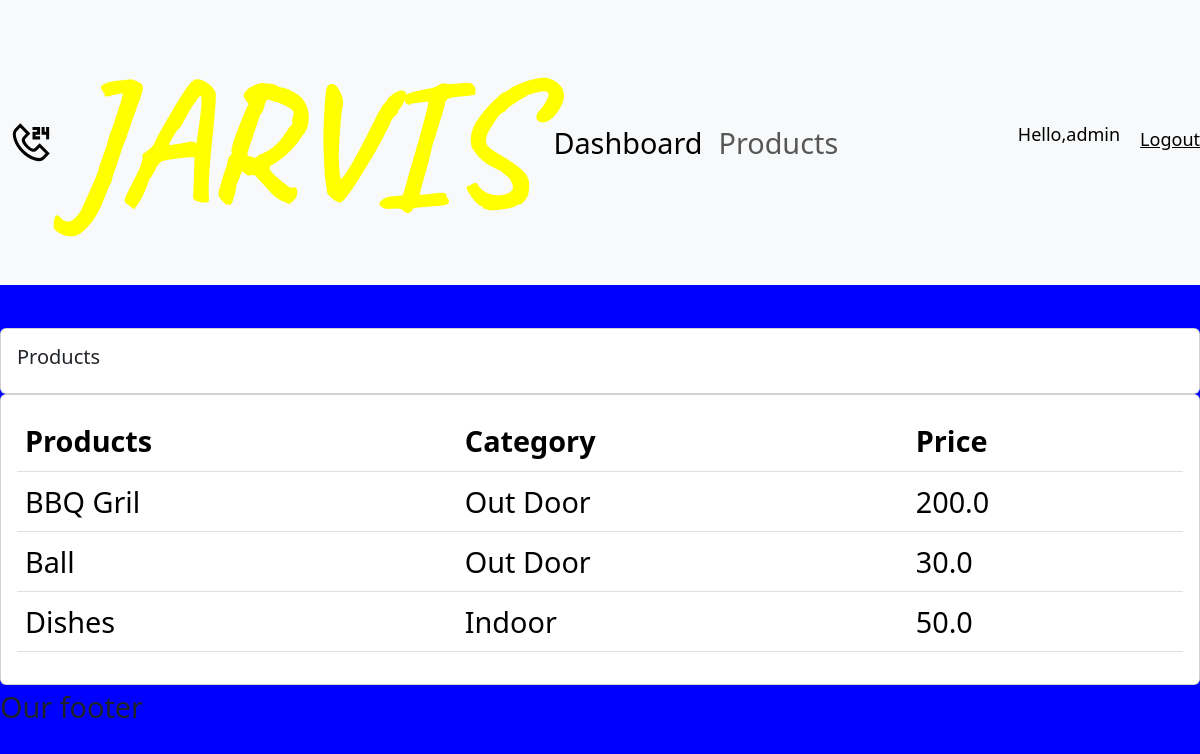
Screenshot of /products/ (signed in) with the database file from the repository.
### accounts/models.py (models this page shows, shortened)
class Products(models.Model):
    CATEGORY = (
        ('Indoor', 'Indoor'),
        ('Out Door', 'Out Door'),
    )
    name = models.CharField(max_length=255, null=True)
    price = models.FloatField(null=True)
    category = models.CharField(max_length=255, null=True, choices=CATEGORY)
    description = models.CharField(max_length=255, null=True, blank=True)
    date_created = models.DateTimeField(auto_now_add=True, null=True)
    tags = models.ManyToManyField(Tag)

### accounts/decorators.py (the view)
        def wrapper_func(request, *args, **kwargs):
            group = request.user.groups.all()[0].name
            if group in allowed_roles:
                return view_func(request, *args, **kwargs)
            else:
                return HttpResponse('You are not authorised to view this page')

### accounts/views.py (called while the page is built)
@login_required(login_url='login')
@allowed_users(allowed_roles=['admin'])
def products(request):
    products = Products.objects.all()
    return render(request, 'accounts/products.html', {'products': products})

### accounts/templates/accounts/products.html
{% extends 'accounts/main.html' %}
{% block content %}
<br/>
<div class="row">
    <div class="col-md">
        <div class="card card-body">
            <h5>Products</h5>
        </div>
        <div class="card card-body">
            <table class="table">
                <tr>
                    <th>Products</th>
                    <th>Category</th>
                    <th>Price</th>
                </tr>
                {% for i in products %}
                <tr>
                    <td>{{ i.name }}</td>
                    <td>{{ i.category }}</td>
                    <td>{{ i.price }}</td>
                </tr>
                {% endfor %}
            </table>
        </div>
    </div>
</div>
{% endblock content %}

### accounts/templates/accounts/navbar.html (shortened to what this page needs)
{% load static %}
<nav class="navbar navbar-expand-lg bg-body-tertiary">
    <div class="container-fluid">
        <a class="navbar-brand" href="#">
            <img src="{% static 'images/customer.svg' %}" alt="Customer Icon">
            <span>Jarvis</span>
        </a>
        <div class="collapse navbar-collapse" id="navbarNav">
            <ul class="navbar-nav">
                {% if request.user.is_staff %}
                <li class="nav-item">
                    <a class="nav-link active" aria-current="page" href="{% url 'home' %}">Dashboard</a>
                </li>
                <li class="nav-item">
                    <a class="nav-link" href="{% url 'products' %}">Products</a>
                </li>
                {% else %}
                <li class="nav-item">
                    <a class="nav-link" href="{% url 'account' %}">Settings</a>
                </li>
                {% endif %}
            </ul>
        </div>
    </div>
    <p class="hello-msg">Hello,{{request.user}}</p>
    <p><a class="hello-msg" href="{% url 'logout' %}">Logout</a></p>
</nav>

### static/css/main.css (style rules this page uses)
body { font-size:1.8rem; background-color:blue; }
.navbar-brand { display:flex; align-items:center; gap:.8rem; font-size:10.8rem; color:yellow; }
.navbar-brand img { max-width:2.4rem; }

### accounts/templates/accounts/navbar.html (style rules this page uses)
.hello-msg { font-size:18px; color:#000; margin-left:20px; }
.navbar-brand span { font-family: 'Caveat', cursive; text-transform:uppercase; font-weight:700; }

### rows the page displays
Products: name "BBQ Gril", category "Out Door", price "200.0"
Products: name "Ball", category "Out Door", price "30.0"
Products: name "Dishes", category "Indoor", price "50.0"

### other values shown
{{ request.user }} "admin"
